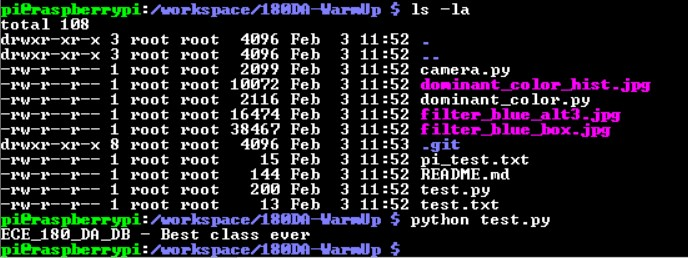
#> input picture rpi_testpy_working.jpg, 688 x 258 px, given in place of the camera
$ python camera.py
#> lines starting #> are read from the running program, lines starting #| are printed output that depends on the picture; after the words box and inside, x2 and y2 are one past the last pixel; in counts of white or black regions, pixels touching at a corner belong together
# used these tutorials as references:
# https://www.bogotobogo.com/python/OpenCV_Python/python_opencv3_Changing_ColorSpaces_RGB_HSV_HLS.php
# https://www.geeksforgeeks.org/filter-color-with-opencv/
# https://docs.opencv.org/4.x/df/d9d/tutorial_py_colorspaces.html

# for drawing bounding boxes during video capture, this stack overflow post was very helpful:
# https://stackoverflow.com/questions/35533538/creating-bounding-box-across-an-object-in-a-video

import numpy as np
import cv2 as cv
cap = cv.VideoCapture(0)
if not cap.isOpened():
    print("Cannot open camera")
    exit()
while True:
    # Capture frame-by-frame
    ret, frame = cap.read()
#> frame is the input picture: shape (258, 688, 3); mean B, G, R 38.4, 34, 35.1
    # if frame is read correctly ret is True
    if not ret:
        print("Can't receive frame (stream end?). Exiting ...")
        break

    # Our operations on the frame come here
    hsv = cv.cvtColor(frame, cv.COLOR_BGR2HSV)
#> hsv: shape (258, 688, 3); mean H, S, V 24.5, 50.3, 41.8

    # threshold for blue
    lower_blue = np.array([110,50,50])
    upper_blue = np.array([130,255,255])

    # alt filter (from geeksforgeeks)
    #lower_blue = np.array([60,25,140])
    #upper_blue = np.array([180,255,255])

    # Threshold the HSV image to get only blue colors
    mask = cv.inRange(hsv, lower_blue, upper_blue)
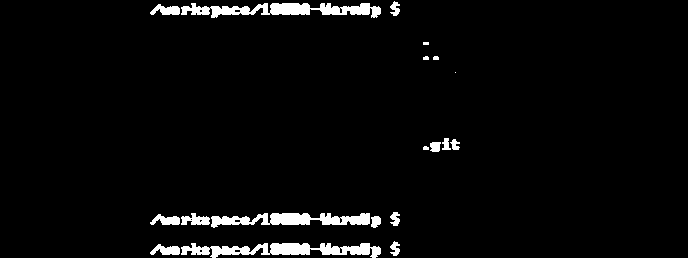
#> mask: shape (258, 688); 3.6% white; 19 white regions (2 under 20 px), largest, box (x1, y1, x2, y2) and area: (181, 243, 381, 258) 1697, (181, 3, 381, 18) 1696, (211, 213, 370, 228) 1368

    # Bitwise-AND mask and original image
    res = cv.bitwise_and(frame,frame, mask= mask)
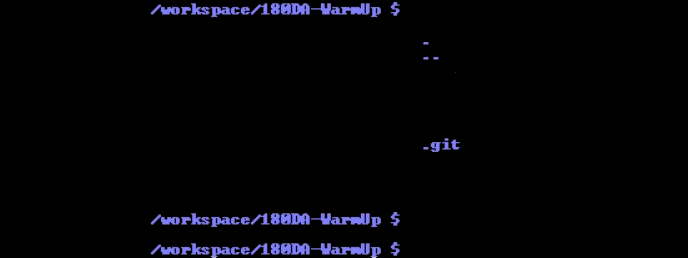
#> res: shape (258, 688, 3); mean B, G, R 6.2, 3.3, 3.3

    # blur and threshold res to get better edges
    blur = cv.blur(res, (12,12))
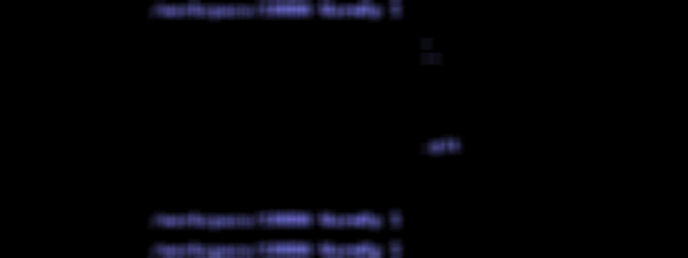
#> blur: shape (258, 688, 3); mean B, G, R 6.2, 3.3, 3.4
    grey = cv.cvtColor(blur, cv.COLOR_HSV2BGR)
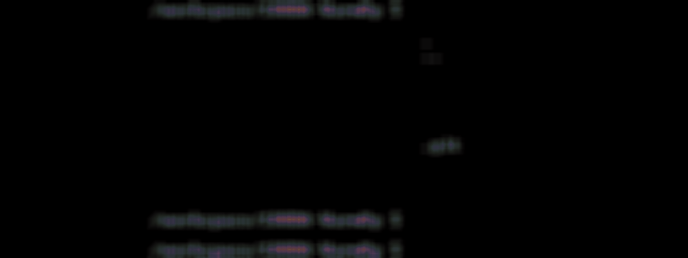
#> grey: shape (258, 688, 3); mean B, G, R 3.1, 3, 2.9
    grey = cv.cvtColor(grey, cv.COLOR_BGR2GRAY)
#> grey: shape (258, 688)

    ret,thresh = cv.threshold(grey,20,255,0)
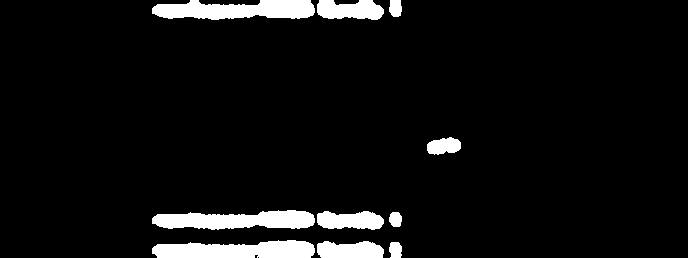
#> thresh: shape (258, 688); 6.3% white; 10 white regions

    # find contours
    contours, hierarchy = cv.findContours(thresh, cv.RETR_EXTERNAL, cv.CHAIN_APPROX_SIMPLE)
#> contours = 10 contours; largest, box (x1, y1, x2, y2) and area: (152, 0, 315, 20) 2269, (152, 240, 315, 258) 2188, (152, 210, 315, 230) 2185, (317, 0, 384, 20) 974, (317, 211, 384, 230) 914

    # draw bounding boxes
    for cnt in contours:
        x,y,w,h = cv.boundingRect(cnt)
        cv.rectangle(res,(x,y),(x+w,y+h),(0,255,0),2)
#> this loop made 10 passes
#> (x, y, w, h) on passes 1 to 10: (389, 242, 13, 16), (317, 241, 67, 17), (152, 240, 163, 18), (389, 212, 13, 15), (317, 211, 67, 19), (152, 210, 163, 20), (427, 137, 34, 18), (389, 0, 13, 17), (317, 0, 67, 20), (152, 0, 163, 20)
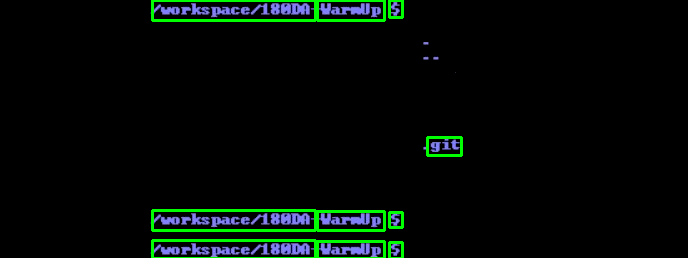
#> res: shape (258, 688, 3); 2.71% of pixels changed, all inside (x1, y1, x2, y2) = (151, 0, 463, 258)

    cv.imshow('frame',frame)
    cv.imshow('mask',mask)
    cv.imshow('res',res)
    #cv.imshow('thresh',thresh)

    # Display the resulting frame
    #cv.imshow('frame', hsv)
    if cv.waitKey(1) == ord('q'):
#> (key q is pressed here)
       break

# When everything done, release the capture
cap.release()
cv.destroyAllWindows()

$ run again, on filter_blue_alt3.jpg
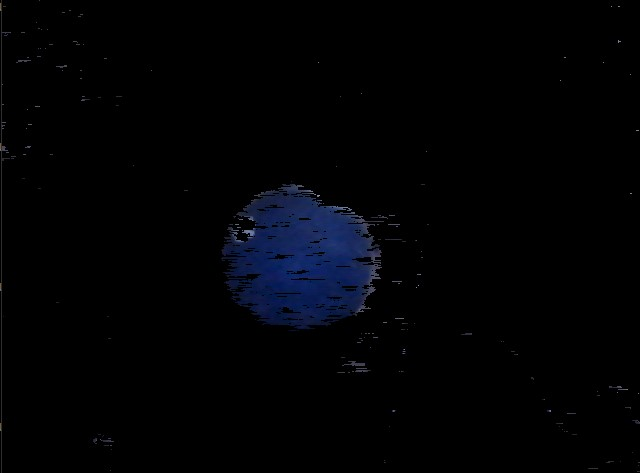
#> input picture filter_blue_alt3.jpg, 640 x 473 px, given in place of the camera
#> frame is the input picture: shape (473, 640, 3); mean B, G, R 4.6, 2.2, 1.4
#> hsv: shape (473, 640, 3); mean H, S, V 9, 16.5, 4.6
#> `mask = cv.inRange(hsv, lower_blue, upper_blue)`:
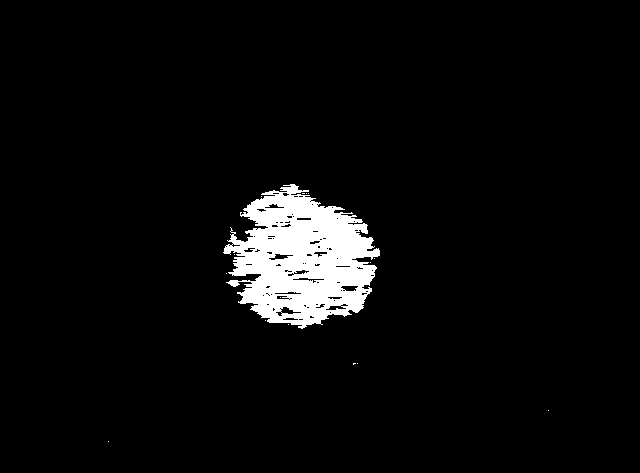
#> mask: shape (473, 640); 4.6% white; 16 white regions (15 under 20 px), largest, box (x1, y1, x2, y2) and area: (223, 184, 380, 329) 13853
#> thresh: shape (473, 640); 1.6% white; 7 white regions (3 under 20 px)
#> contours = 7 contours, 3 with area under 20; largest, box (x1, y1, x2, y2) and area: (265, 185, 380, 310) 4144, (245, 227, 260, 242) 155, (246, 203, 264, 221) 142, (233, 236, 243, 247) 53
#> the loop `for cnt in contours:` made 7 passes
#> (x, y, w, h) on passes 2, 4, 5, 6, 7: (233, 236, 10, 11), (292, 232, 1, 1), (245, 227, 15, 15), (246, 203, 18, 18), (265, 185, 115, 125)
#> after the loop `for cnt in contours:`:
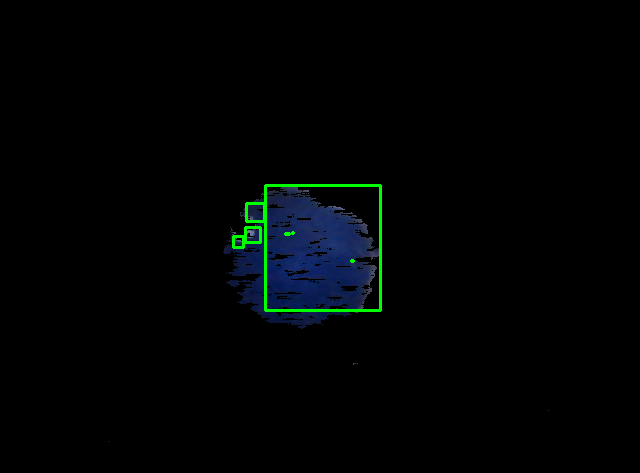
#> res: shape (473, 640, 3); mean B, G, R 3.6, 3.2, 0.9

$ run again, on filter_blue_box.jpg
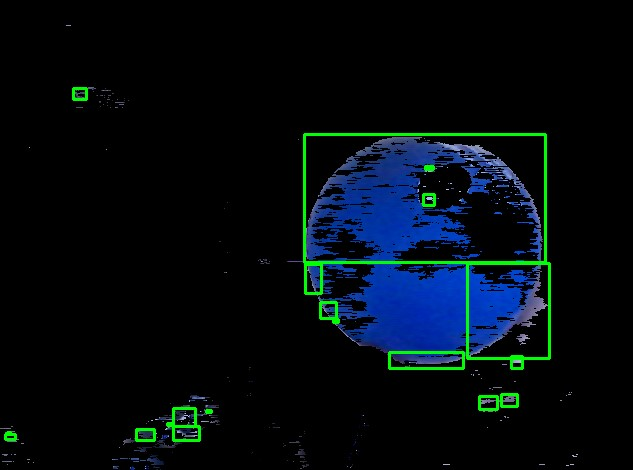
#> input picture filter_blue_box.jpg, 633 x 470 px, given in place of the camera
#> frame is the input picture: shape (470, 633, 3); mean B, G, R 16, 10.8, 3.1
#> hsv: shape (470, 633, 3); mean H, S, V 23, 55.6, 20.1
#> `mask = cv.inRange(hsv, lower_blue, upper_blue)`:
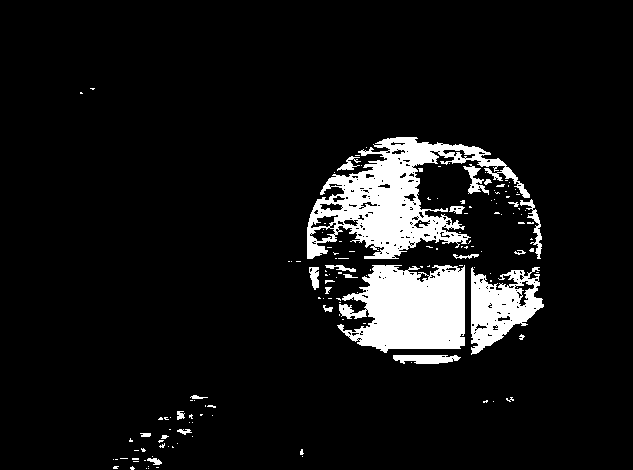
#> mask: shape (470, 633); 8.4% white; 151 white regions (126 under 20 px), largest, box (x1, y1, x2, y2) and area: (307, 137, 530, 259) 10313, (337, 265, 465, 353) 8402, (471, 267, 544, 355) 3533
#> thresh: shape (470, 633); 2.3% white; 4 white regions
#> contours = 4 contours; box (x1, y1, x2, y2) and area: (307, 135, 544, 254) 4286, (473, 272, 547, 356) 1308, (398, 355, 457, 367) 474, (310, 273, 320, 288) 89
#> the loop `for cnt in contours:` made 4 passes
#> (x, y, w, h) on passes 1 to 4: (398, 355, 59, 12), (310, 273, 10, 15), (473, 272, 74, 84), (307, 135, 237, 119)
#> after the loop `for cnt in contours:`:
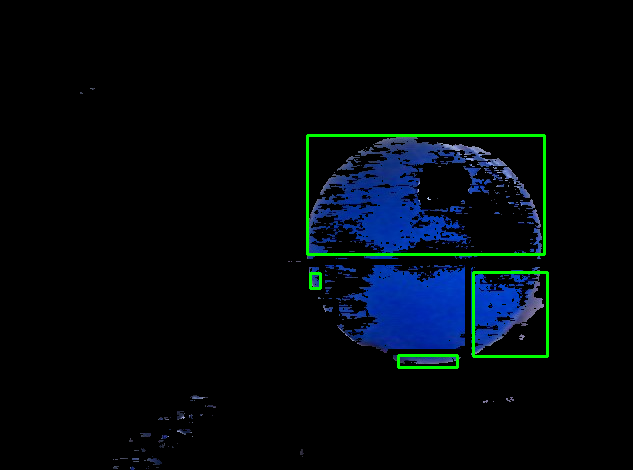
#> res: shape (470, 633, 3); mean B, G, R 12.4, 7.7, 1.6
